Frame 1 (no input): blank canvas, image omitted
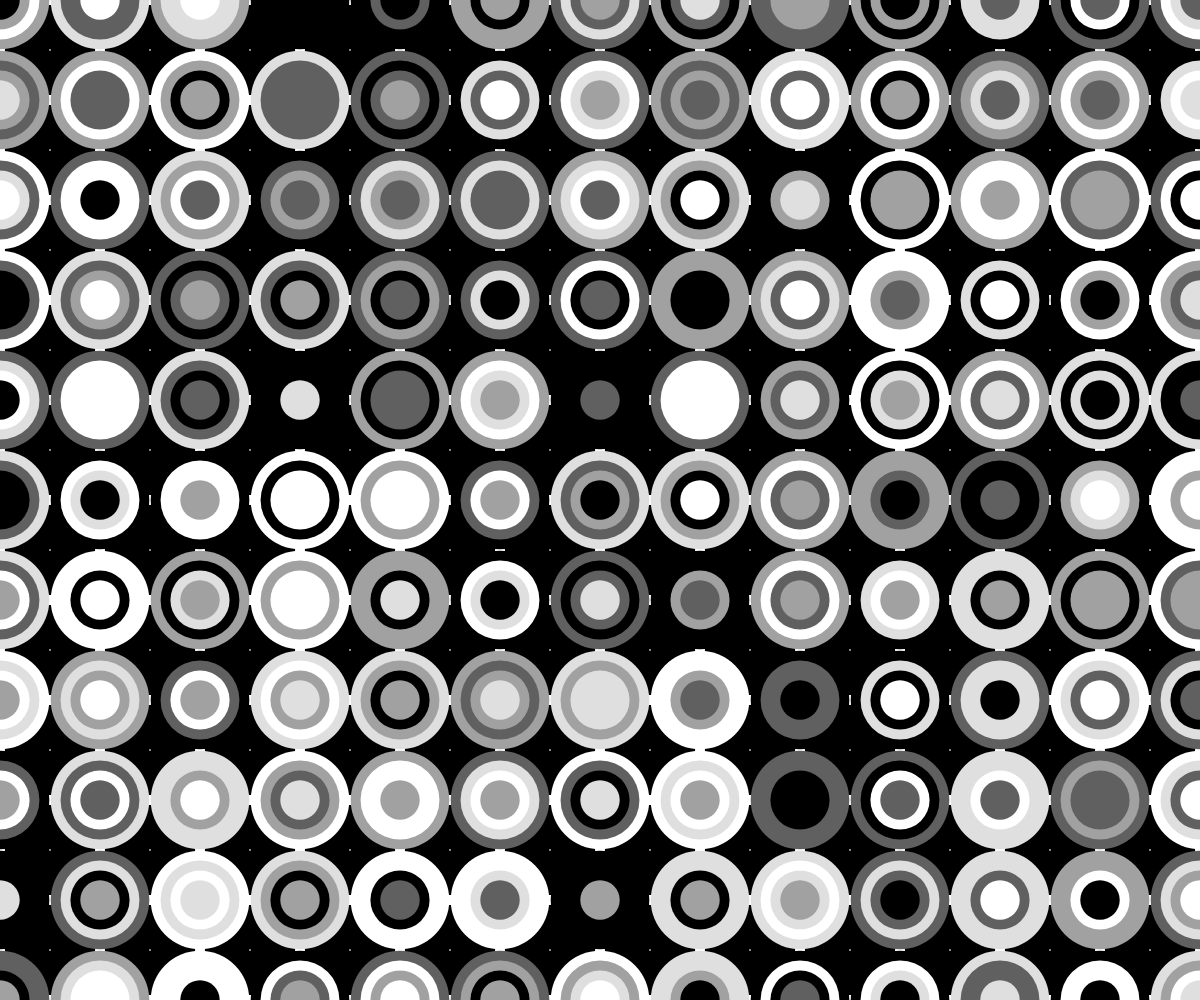
Frame 60 (no input)
Frame 120 (the mouse pressed at the canvas centre since frame 60): blank canvas, image omitted

The p5.js sketch that drew this single still picture (run headless with seeded random() and noise() and a simulated clock; from frame 60 on, the mouse is pressed at the canvas centre):

// p5.js sketch
// ── sketch.js

let colors = ['#606060','#A1A1A1','#DFDFDF','#FFFFFF','#000000'];
let w =100;


let rectW = 0;
let rectW2 = 0;
let circleW = 0;
let circleW2 = 0;
let circleW3 = 0;
let circleW4 = 0;
let steps = 0;
let dir = 1;

let crossRects = [];
let cols, rows;

function setup() {
  createCanvas(windowWidth, windowHeight);
  noStroke();
  cols = ceil(width / w) + 1;
  rows = ceil(height / w) + 1;

  for (let i = 0; i < cols; i++) {
    for (let j = 0; j < rows; j++) {
      let x = i * w;
      let y = j * w;
      crossRects.push(new CrossRects(x, y, w));
    }
  }

}

function draw() {
  background(255);

  for(let cr of crossRects){
    cr.show();
    cr.update();
  }

  steps += 1.7*dir;
  if(steps>w|| steps<-w){
    dir *=(-1);
  }
  rectW = steps;
  rectW2 = steps*0.1;
  circleW = steps;
  circleW2 = steps*0.8;
  circleW3 = steps*0.6;
  circleW4 = steps*0.4;
  
}

class CrossRects {
  constructor(x,y,w){
    this.w = w;
    this.x = x;
    this.y = y;
    this.rectW = 0;
    this.circleW = 0;
    this.circleW2 = 0;
    this.circleW3 = 0;
    this.circleW4 = 0;
    this.colors1 = random(colors);
    this.colors2 = random(colors);
    this.colors3 = random(colors);
    this.colors4 = random(colors);
    this.colors5 = random(colors);
  }
  show() {

  push();
  translate(this.x,this.y);

  rectMode(CENTER);
  fill(255);
  rect(0,0,this.w);
  fill(0);
  rect(0,0,this.rectW,this.w);
  fill(0);
  rect(0,0,this.w,this.rectW);
  fill(255);
  rect(0,0,this.w,this.rectW2);
  fill(255);
  rect(0,0,this.rectW2,this.w);
  fill(this.colors2);
  ellipse(0,0,this.circleW);
  fill(this.colors3);
  ellipse(0,0,this.circleW2);
  fill(this.colors4);
  ellipse(0,0,this.circleW3);
  fill(this.colors5);
  ellipse(0,0,this.circleW4);
  pop();
  }

  update() {
     this.rectW = steps;
     this.circleW = steps;
     this.circleW2 = steps*0.8;
     this.circleW3 = steps*0.6;
     this.circleW4 = steps*0.4;
     this.rectW2 = steps*0.1;
  }
}
